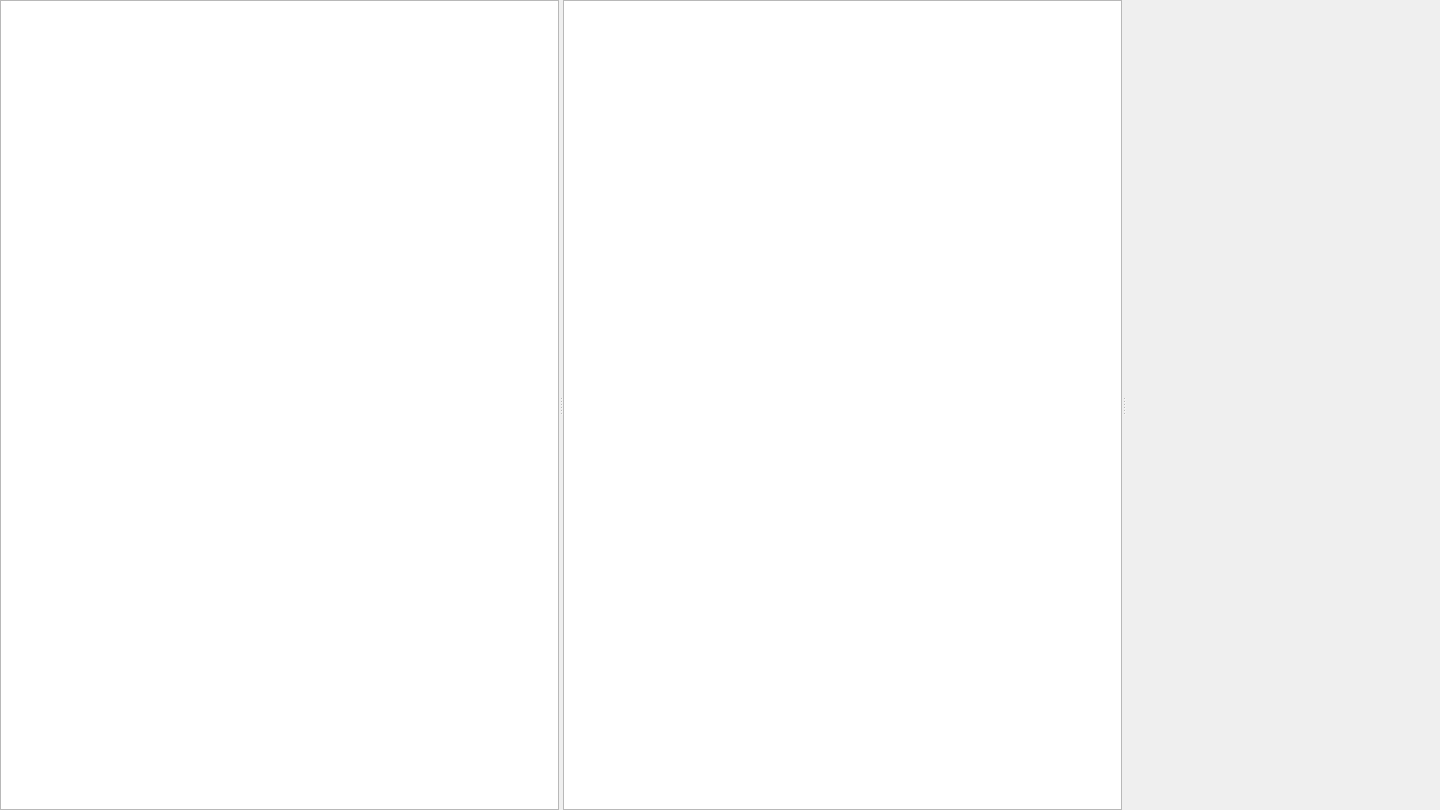
<?xml version="1.0" encoding="UTF-8"?>
<ui version="4.0">
 <class>ImageExplorer</class>
 <widget class="QMainWindow" name="ImageExplorer">
  <property name="geometry">
   <rect>
    <x>0</x>
    <y>0</y>
    <width>1440</width>
    <height>810</height>
   </rect>
  </property>
  <property name="windowTitle">
   <string>My Image Explorer</string>
  </property>
  <widget class="QWidget" name="centralwidget">
   <property name="minimumSize">
    <size>
     <width>432</width>
     <height>243</height>
    </size>
   </property>
   <layout class="QHBoxLayout" name="horizontalLayout_2">
    <property name="leftMargin">
     <number>0</number>
    </property>
    <property name="topMargin">
     <number>0</number>
    </property>
    <property name="rightMargin">
     <number>0</number>
    </property>
    <property name="bottomMargin">
     <number>0</number>
    </property>
    <item>
     <widget class="QSplitter" name="splitter">
      <property name="sizePolicy">
       <sizepolicy hsizetype="Preferred" vsizetype="Preferred">
        <horstretch>0</horstretch>
        <verstretch>0</verstretch>
       </sizepolicy>
      </property>
      <property name="baseSize">
       <size>
        <width>960</width>
        <height>540</height>
       </size>
      </property>
      <property name="orientation">
       <enum>Qt::Horizontal</enum>
      </property>
      <widget class="QTreeView" name="treeView">
       <property name="minimumSize">
        <size>
         <width>144</width>
         <height>81</height>
        </size>
       </property>
       <property name="baseSize">
        <size>
         <width>320</width>
         <height>180</height>
        </size>
       </property>
      </widget>
      <widget class="ImageList" name="imListView">
       <property name="enabled">
        <bool>true</bool>
       </property>
       <property name="sizePolicy">
        <sizepolicy hsizetype="Preferred" vsizetype="Preferred">
         <horstretch>0</horstretch>
         <verstretch>0</verstretch>
        </sizepolicy>
       </property>
       <property name="minimumSize">
        <size>
         <width>144</width>
         <height>81</height>
        </size>
       </property>
       <property name="baseSize">
        <size>
         <width>320</width>
         <height>180</height>
        </size>
       </property>
      </widget>
      <widget class="ImageFrame" name="imageFrame">
       <property name="minimumSize">
        <size>
         <width>144</width>
         <height>81</height>
        </size>
       </property>
       <property name="baseSize">
        <size>
         <width>320</width>
         <height>180</height>
        </size>
       </property>
       <property name="focusPolicy">
        <enum>Qt::StrongFocus</enum>
       </property>
       <property name="acceptDrops">
        <bool>true</bool>
       </property>
       <property name="autoFillBackground">
        <bool>false</bool>
       </property>
       <property name="frameShape">
        <enum>QFrame::NoFrame</enum>
       </property>
       <property name="frameShadow">
        <enum>QFrame::Raised</enum>
       </property>
       <layout class="QHBoxLayout" name="horizontalLayout">
        <property name="leftMargin">
         <number>0</number>
        </property>
        <property name="topMargin">
         <number>0</number>
        </property>
        <property name="rightMargin">
         <number>0</number>
        </property>
        <property name="bottomMargin">
         <number>0</number>
        </property>
        <item>
         <widget class="QLabel" name="imageLabel">
          <property name="sizePolicy">
           <sizepolicy hsizetype="Preferred" vsizetype="Preferred">
            <horstretch>0</horstretch>
            <verstretch>0</verstretch>
           </sizepolicy>
          </property>
          <property name="minimumSize">
           <size>
            <width>144</width>
            <height>81</height>
           </size>
          </property>
          <property name="baseSize">
           <size>
            <width>320</width>
            <height>180</height>
           </size>
          </property>
          <property name="focusPolicy">
           <enum>Qt::StrongFocus</enum>
          </property>
          <property name="acceptDrops">
           <bool>true</bool>
          </property>
          <property name="autoFillBackground">
           <bool>false</bool>
          </property>
          <property name="frameShape">
           <enum>QFrame::Box</enum>
          </property>
          <property name="lineWidth">
           <number>0</number>
          </property>
          <property name="text">
           <string/>
          </property>
          <property name="alignment">
           <set>Qt::AlignCenter</set>
          </property>
          <property name="wordWrap">
           <bool>false</bool>
          </property>
         </widget>
        </item>
       </layout>
      </widget>
     </widget>
    </item>
   </layout>
  </widget>
 </widget>
 <customwidgets>
  <customwidget>
   <class>ImageFrame</class>
   <extends>QFrame</extends>
   <header>imageframe.h</header>
   <container>1</container>
  </customwidget>
  <customwidget>
   <class>ImageList</class>
   <extends>QListView</extends>
   <header>imagelist.h</header>
  </customwidget>
 </customwidgets>
 <resources/>
 <connections/>
</ui>
